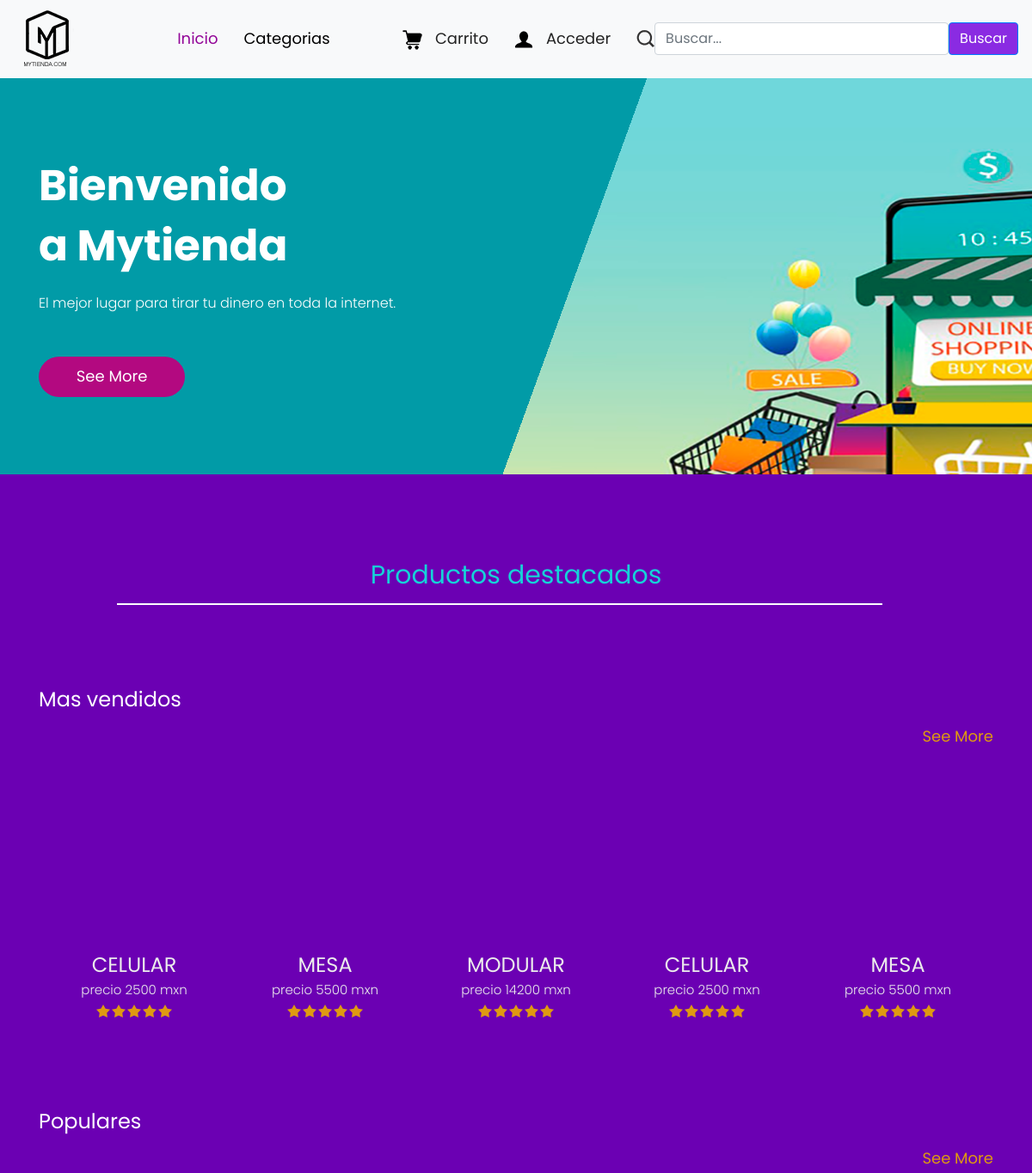
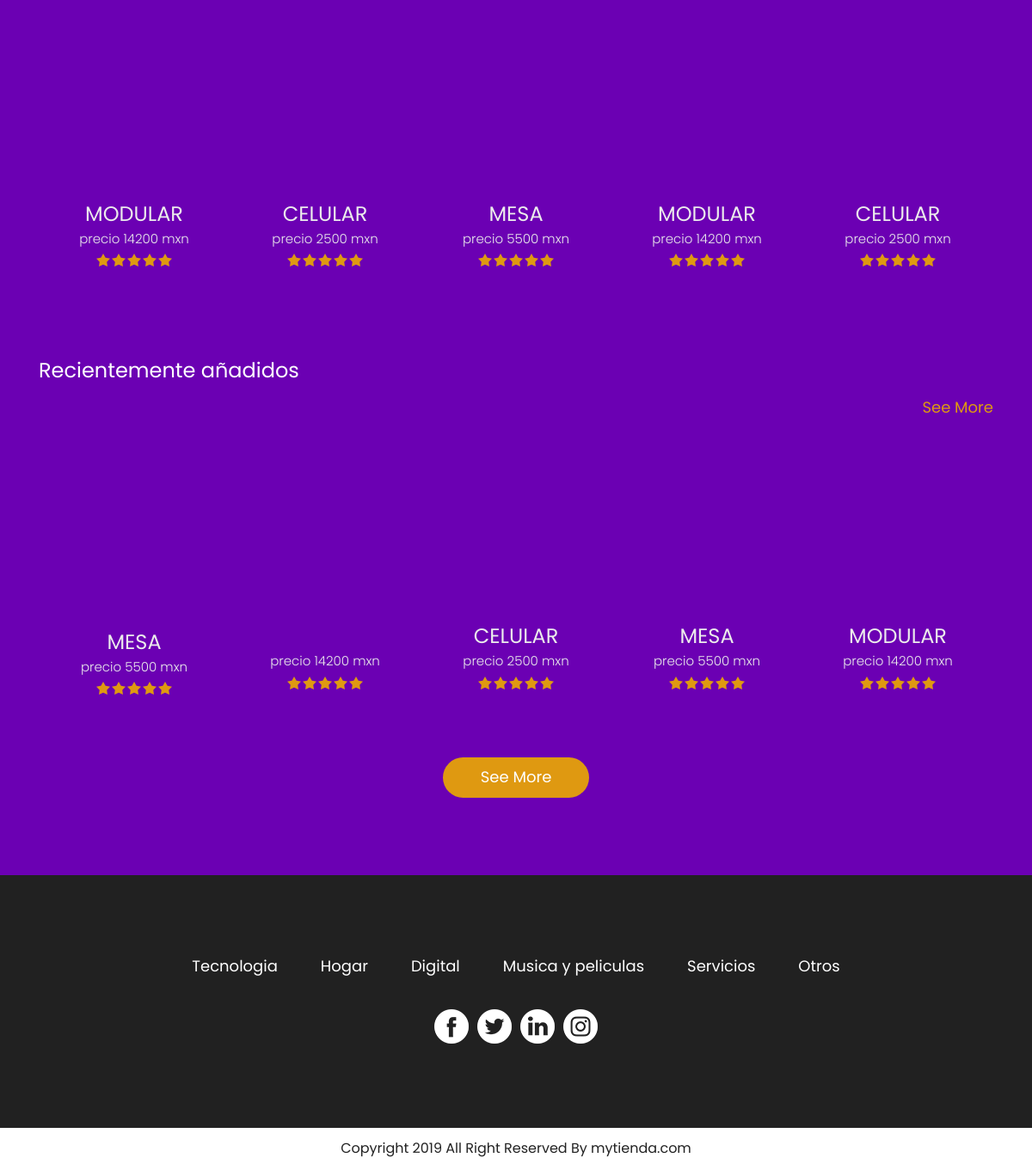
The page /index_nouser.php on the database its author committed (2 pictures, top to bottom).
### tables this page shows
CREATE TABLE `productos` (
  `idproducto` int(11) NOT NULL,
  `nombre` text DEFAULT NULL,
  `precio` int(11) DEFAULT NULL,
  `stock` int(11) DEFAULT NULL,
  `categoria` int(11) DEFAULT NULL,
  `imagen` varchar(50) DEFAULT NULL,
  `id_usuario` int(11) DEFAULT NULL,
  `descripcion` varchar(1000) DEFAULT NULL
);

### index_nouser.php (the view, shortened to what this page needs)
<!DOCTYPE html>
<html lang="en">
   <?php include ("conexion.php"); ?>
   <head>
      <link rel="stylesheet" type="text/css" href="css/bootstrap.min.css">
      <link rel="stylesheet" type="text/css" href="css/style.css">
      <link rel="stylesheet" href="css/responsive.css">
      <link rel="stylesheet" href="css/jquery.mCustomScrollbar.min.css">
      <link rel="stylesheet" href="https://netdna.bootstrapcdn.com/font-awesome/4.0.3/css/font-awesome.css">
      <link rel="stylesheet" href="css/owl.carousel.min.css">
      <link rel="stylesheet" href="css/owl.theme.default.min.css">
      <link rel="stylesheet" href="https://cdnjs.cloudflare.com/ajax/libs/fancybox/2.1.5/jquery.fancybox.min.css" media="screen">
      <link href="https://unpkg.com/gijgo@1.9.13/css/gijgo.min.css" rel="stylesheet" type="text/css" />
   </head>
   <body>
      <div class="header_section">
         <nav class="navbar navbar-expand-lg navbar-light bg-light">
            <a class="logo" href="index.php"><img src="images/logo.png"></a>
            <div class="collapse navbar-collapse" id="navbarSupportedContent">
               <ul class="navbar-nav mr-auto">
                  <li class="nav-item active">
                     <a class="nav-link" href="index.html">Inicio</a>
                  </li>
                  <li class="nav-item">
                     <a class="nav-link" href="movies.html">Categorias</a>
                  </li>
               </ul>
               <div class="search_icon"><a href="#" data-bs-toggle="Modal" data-bs-target="#Modal"><img src="images/eye-icon.png"><span class="padding_left_15">Carrito</span></a></div>
               <div class="search_icon"><a href="sing-in.php"><img src="images/user-icon.png"><span class="padding_left_15">Acceder</span></a></div>
               <form method="POST" action="buscar.php" class="d-flex align-items-center search_icon">
    <img src="images/search-icon.png" alt="Buscar" class="me-2">
    <input type="text" class="form-control" id="buscar" name="buscar" placeholder="Buscar..." required>
    <button type="submit" class="btn btn-primary ms-2" style="background-color: blueviolet;">Buscar</button>
            </div>
         </nav>
      </div>
      <div class="banner_section layout_padding">
         <div class="container">
            <div class="row">
               <div class="col-md-6">
                  <div class="banner_taital">Bienvenido <br> a Mytienda</div>
                  <p class="banner_text">El mejor lugar para tirar tu dinero en toda la internet. </p>
                  <div class="see_bt"><a href="#">See More</a></div>
               </div>
               <div class="col-md-6">
               </div>
            </div>
         </div>
      </div>
      <div class="movies_section layout_padding">
         <div class="container">
            <div class="movies_menu">
               <ul>
                  <li class="active"><a href="#">Productos destacados</a></li>
               </ul>
            </div>
            <div class="movies_section_2 layout_padding">
               <h2 class="letest_text">Mas vendidos</h2>
               <div class="seemore_bt"><a href="#">See More</a></div>
               <div class="movies_main">
                  <div class="iamge_movies_main">
                       <?php
                       for($i=1; $i<= 5; $i++){
                        $consulta= "SELECT * FROM productos WHERE idproducto =".$i;
                        $result= mysqli_query($conexion, $consulta);
                        $dato=$result->fetch_array();
                        $nombre=$dato['nombre'];
                        $precio=$dato['precio'];
                        echo " <div class='iamge_movies'>";
                        echo "<div class='image_3'>";
                        echo"</div>";
                            echo "<h1 class='code_text'>".$nombre."</h1>";
                            echo "<p class='there_text'>precio ".$precio." mxn </p>";
                             echo "<div class='star_icon'>";
                          echo" <ul>";
                            echo "<li> <a href='#'> <img src='images/star-icon.png'> </a></li>";
                            echo "<li> <a href='#'> <img src='images/star-icon.png'> </a></li>";
                            echo "<li> <a href='#'> <img src='images/star-icon.png'> </a></li>";
                            echo "<li> <a href='#'> <img src='images/star-icon.png'> </a></li>";
                            echo "<li> <a href='#'> <img src='images/star-icon.png'> </a></li>";
                           echo "</ul>";
                       echo  "</div>";
                        echo "</div>";
                       }
                       ?>
                  </div>
               </div>
            </div>
            <div class="movies_section_2 layout_padding">
               <h2 class="letest_text">Populares</h2>
               <div class="seemore_bt"><a href="#">See More</a></div>
               <div class="movies_main">
                  <div class="iamge_movies_main">
                      <?php
                       for($i=6; $i<= 10; $i++){
                        $consulta= "SELECT * FROM productos WHERE idproducto =".$i;
                        $result= mysqli_query($conexion, $consulta);
                        $dato=$result->fetch_array();
                        $nombre=$dato['nombre'];
                        $precio=$dato['precio'];
                        echo " <div class='iamge_movies'>";
                        echo "<div class='image_3'>";
                        echo"</div>";
                            echo "<h1 class='code_text'>".$nombre."</h1>";
                            echo "<p class='there_text'>precio ".$precio." mxn </p>";
                             echo "<div class='star_icon'>";
                          echo" <ul>";
                            echo "<li> <a href='#'> <img src='images/star-icon.png'> </a></li>";
                            echo "<li> <a href='#'> <img src='images/star-icon.png'> </a></li>";
                            echo "<li> <a href='#'> <img src='images/star-icon.png'> </a></li>";
                            echo "<li> <a href='#'> <img src='images/star-icon.png'> </a></li>";
                            echo "<li> <a href='#'> <img src='images/star-icon.png'> </a></li>";
                           echo "</ul>";
                       echo  "</div>";
                        echo "</div>";
                       }
                       ?>
                  </div>
               </div>
            </div>
            <div class="movies_section_2 layout_padding">
               <h2 class="letest_text">Recientemente añadidos</h2>
               <div class="seemore_bt"><a href="#">See More</a></div>
               <div class="movies_main">
                  <div class="iamge_movies_main">
                      <?php
                       for($i=11; $i<= 15; $i++){
                        $consulta= "SELECT * FROM productos WHERE idproducto =".$i;
                        $result= mysqli_query($conexion, $consulta);
                        $dato=$result->fetch_array();
                        $nombre=$dato['nombre'];
                        $precio=$dato['precio'];
                        echo " <div class='iamge_movies'>";
                        echo "<div class='image_3'>";
                        echo"</div>";
                            echo "<h1 class='code_text'>".$nombre."</h1>";
                            echo "<p class='there_text'>precio ".$precio." mxn </p>";
                             echo "<div class='star_icon'>";
                          echo" <ul>";
                            echo "<li> <a href='#'> <img src='images/star-icon.png'> </a></li>";
                            echo "<li> <a href='#'> <img src='images/star-icon.png'> </a></li>";
                            echo "<li> <a href='#'> <img src='images/star-icon.png'> </a></li>";
                            echo "<li> <a href='#'> <img src='images/star-icon.png'> </a></li>";
                            echo "<li> <a href='#'> <img src='images/star-icon.png'> </a></li>";
                           echo "</ul>";
                       echo  "</div>";
                        echo "</div>";
                       }
                       ?>
                  </div>
               </div>
            </div>
            <div class="seebt_1"><a href="#">See More</a></div>
         </div>
      </div>
      <div class="footer_section layout_padding">
         <div class="container">
            <div class="footer_menu">
               <ul>
                  <li><a href="index.html">Tecnologia</a></li>
                  <li><a href="movies.html">Hogar</a></li>
                  <li><a href="tv.html">Digital</a></li>
                  <li><a href="celebs.html">Musica y peliculas</a></li>
                  <li><a href="#">Servicios</a></li>
                  <li><a href="#">Otros</a></li>
               </ul>
            </div>
            <div class="social_icon">
               <ul>
                  <li><a href="#"><img src="images/fb-icon.png"></a></li>
                  <li><a href="#"><img src="images/twitter-icon.png"></a></li>
                  <li><a href="#"><img src="images/linkedin-icon.png"></a></li>
                  <li><a href="#"><img src="images/instagram-icon.png"></a></li>
               </ul>
            </div>
         </div>
      </div>
      <div class="copyright_section">
         <div class="container">
            <div class="copyright_text">Copyright 2019 All Right Reserved By mytienda.com</a></div>
         </div>
      </div>
   </body>
</html>

### rows shown on the page
productos: nombre "CELULAR", precio "2500"
productos: nombre "MESA", precio "5500"
productos: nombre "MODULAR", precio "14200"
productos: nombre "CELULAR", precio "2500"
productos: nombre "MESA", precio "5500"
productos: nombre "MODULAR", precio "14200"
productos: nombre "CELULAR", precio "2500"
productos: nombre "MESA", precio "5500"
productos: nombre "MODULAR", precio "14200"
productos: nombre "CELULAR", precio "2500"
productos: nombre "MESA", precio "5500"
productos: precio "14200"
productos: nombre "CELULAR", precio "2500"
productos: nombre "MESA", precio "5500"
productos: nombre "MODULAR", precio "14200"
